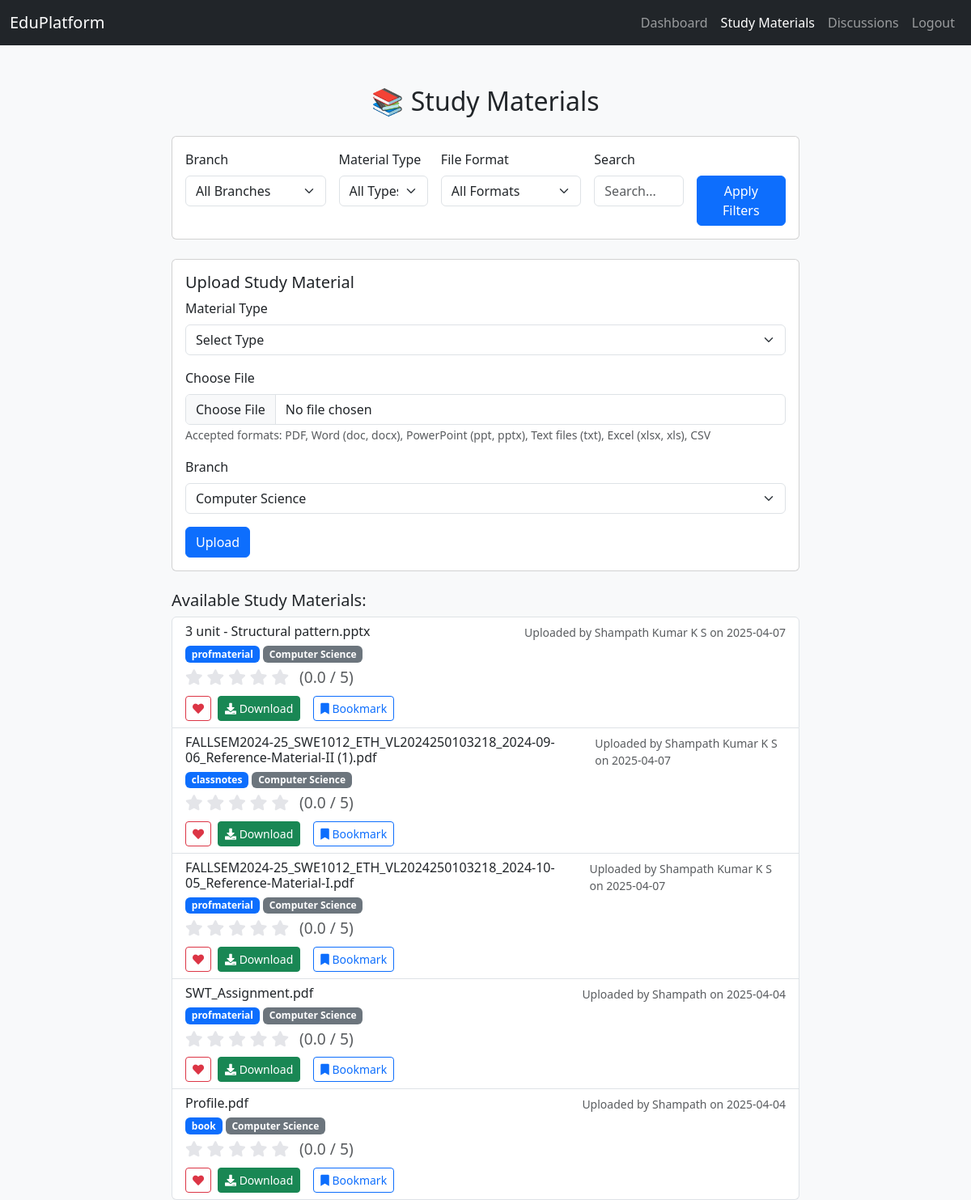
The page /study-material (signed in) on the database its author committed.
### models.py (models this page shows, shortened)
class StudyMaterial(db.Model):
    id = db.Column(db.Integer, primary_key=True)
    title = db.Column(db.String(200), nullable=False)
    filename = db.Column(db.String(200), nullable=False)
    material_type = db.Column(db.String(50), nullable=False)
    branch = db.Column(db.String(50), nullable=False, default='General')  # Add this line
    upload_date = db.Column(db.DateTime, default=datetime.utcnow, nullable=False)
    user_id = db.Column(db.Integer, db.ForeignKey('user.id'), nullable=False)

class User(db.Model, UserMixin):
    id = db.Column(db.Integer, primary_key=True)
    username = db.Column(db.String(150), unique=True, nullable=False)
    email = db.Column(db.String(150), unique=True, nullable=False)
    password = db.Column(db.String(200), nullable=False)
    branch = db.Column(db.String(50), nullable=False)
    points = db.Column(db.Integer, default=0)
    join_date = db.Column(db.DateTime, default=datetime.utcnow)
    study_materials = db.relationship('StudyMaterial', backref='uploader', lazy=True, cascade="all, delete")
    discussions = db.relationship('Discussion', backref='author', lazy=True, cascade="all, delete")
    bookmarks = db.relationship('Bookmark', backref='user', lazy=True, cascade="all, delete")
    question_papers = db.relationship('QuestionPaper', backref='uploader', lazy=True, cascade="all, delete")
    answer_keys = db.relationship('AnswerKey', backref='uploader', lazy=True, cascade="all, delete")
    badges = db.relationship('Badge', secondary='user_badges', backref='users')

### flask_app.py (the view)
@app.route('/study-material')
@login_required
def study_material():
    branch_filter = request.args.get('branch', '')
    search_query = request.args.get('search', '')
    material_type_filter = request.args.get('material_type', '')
    format_filter = request.args.get('format', '')
    query = StudyMaterial.query
    if branch_filter:
        query = query.filter(StudyMaterial.branch == branch_filter)
    if material_type_filter:
        query = query.filter(StudyMaterial.material_type == material_type_filter)
    if format_filter:
        query = query.filter(StudyMaterial.filename.like(f'%.{format_filter}'))
    if search_query:
        query = query.filter(StudyMaterial.title.ilike(f'%{search_query}%'))
    materials = query.order_by(StudyMaterial.upload_date.desc()).all()
    return render_template('study-material.html',
                         materials=materials,
                         branches=BRANCHES,
                         current_branch=branch_filter,
                         current_type=material_type_filter,
                         current_format=format_filter,
                         search_query=search_query)

### flask_app.py (called while the page is built)
@login_manager.user_loader
def load_user(user_id):
    return User.query.get(int(user_id))

### templates/study-material.html (shortened to what this page needs)
<!DOCTYPE html>
<html lang="en">
<head>
    <link href="https://cdn.jsdelivr.net/npm/bootstrap@5.3.0/dist/css/bootstrap.min.css" rel="stylesheet">
    <link rel="stylesheet" href="https://cdnjs.cloudflare.com/ajax/libs/font-awesome/5.15.4/css/all.min.css">
</head>
<body>
<nav class="navbar navbar-expand-lg navbar-dark bg-dark">
    <div class="container-fluid">
        <a class="navbar-brand" href="{{ url_for('dashboard') }}">EduPlatform</a>
        <div class="collapse navbar-collapse" id="navbarNav">
            <ul class="navbar-nav ms-auto">
                <li class="nav-item"><a class="nav-link" href="{{ url_for('dashboard') }}">Dashboard</a></li>
                <li class="nav-item"><a class="nav-link active" href="{{ url_for('study_material') }}">Study Materials</a></li>
                <li class="nav-item"><a class="nav-link" href="{{ url_for('discussions') }}">Discussions</a></li>
                <li class="nav-item"><a class="nav-link" href="{{ url_for('logout') }}">Logout</a></li>
            </ul>
        </div>
    </div>
</nav>
<div class="container">
    <h2 class="text-center mb-4">📚 Study Materials</h2>
    <div class="card mb-4">
        <div class="card-body">
            <form method="GET" class="row g-3">
                <div class="col-md-3">
                    <label class="form-label">Branch</label>
                    <select name="branch" class="form-select">
                        <option value="">All Branches</option>
                    </select>
                </div>
                <div class="col-md-2">
                    <label class="form-label">Material Type</label>
                    <select name="material_type" class="form-select">
                        <option value="">All Types</option>
                    </select>
                </div>
                <div class="col-md-3">
                    <label class="form-label">File Format</label>
                    <select name="format" class="form-select">
                        <option value="">All Formats</option>
                    </select>
                </div>
                <div class="col-md-2">
                    <label class="form-label">Search</label>
                    <input type="text" name="search" class="form-control" value="{{ search_query }}" placeholder="Search...">
                </div>
                <div class="col-md-2">
                    <label class="form-label">&nbsp;</label>
                    <button type="submit" class="btn btn-primary w-100">Apply Filters</button>
                </div>
            </form>
        </div>
    </div>
    <div class="card mb-4">
        <div class="card-body">
            <h5 class="card-title">Upload Study Material</h5>
            <form action="{{ url_for('upload_file') }}" method="POST" enctype="multipart/form-data">
                <div class="mb-3">
                    <label class="form-label">Material Type</label>
                    <select class="form-select" name="material_type" required>
                        <option value="">Select Type</option>
                    </select>
                </div>
                <div class="mb-3">
                    <label class="form-label">Choose File</label>
                    <input type="file" class="form-control" name="file"
                        accept=".pdf,.doc,.docx,.ppt,.pptx,.txt,.csv,.xlsx,.xls" required>
                    <small class="text-muted">
                        Accepted formats: PDF, Word (doc, docx), PowerPoint (ppt, pptx),
                        Text files (txt), Excel (xlsx, xls), CSV
                    </small>
                </div>
                <div class="mb-3">
                    <label class="form-label">Branch</label>
                    <select name="branch" class="form-select" required>
                        {% for branch in branches %}
                        <option value="{{ branch }}">{{ branch }}</option>
                        {% endfor %}
                    </select>
                </div>
                <button type="submit" class="btn btn-primary">Upload</button>
            </form>
        </div>
    </div>
    <h5>Available Study Materials:</h5>
    <ul class="list-group" id="materialsList">
        {% for material in materials %}
            <li class="list-group-item">
                <div class="d-flex justify-content-between align-items-start">
                    <div class="flex-grow-1">
                        <h6 class="mb-1">{{ material.title }}</h6>
                        <p class="mb-1">
                            <span class="badge bg-primary">{{ material.material_type }}</span>
                            <span class="badge bg-secondary">{{ material.branch }}</span>
                        </p>
                        <div class="rating mb-2">
                            {% set avg_rating = material.average_rating|default(0)|float|round(1) %}
                            <div class="stars" data-material-id="{{ material.id }}">
                                {% for i in range(5) %}
                                <i class="fas fa-star {{ 'checked' if i < avg_rating else '' }}"
                                   onclick="rateStudyMaterial('{{ material.id }}', '{{ i + 1 }}')"
                                   data-value="{{ i + 1 }}"></i>
                                {% endfor %}
                                <span class="ms-2 text-muted">({{ avg_rating }} / 5)</span>
                            </div>
                        </div>
                        <div class="d-flex align-items-center gap-2">
                            <button class="btn btn-sm {{ 'btn-danger' if material in current_user.liked_materials else 'btn-outline-danger' }}"
                                    onclick="toggleLike('{{ material.id }}')">
                                <i class="fas fa-heart"></i>
                            </button>
                            <a href="{{ url_for('download_file', filename=material.filename) }}" class="btn btn-success btn-sm">
                                <i class="fas fa-download"></i> Download
                            </a>
                            <button class="btn btn-sm btn-outline-primary ms-2"
                                data-bs-toggle="modal"
                                data-bs-target="#bookmarkModal"
                                data-content-id="{{ material.id }}"
                                data-content-type="study_material">
                            <i class="fas fa-bookmark"></i> Bookmark
                            </button>
                        </div>
                    </div>
                    <small class="text-muted">
                        Uploaded by {{ material.uploader.username }} on {{ material.upload_date.strftime('%Y-%m-%d') }}
                    </small>
                </div>
            </li>
        {% else %}
            <li class="list-group-item text-center text-muted">
                No study materials found.
            </li>
        {% endfor %}
    </ul>
</div>
</body>
</html>

### templates/study-material.html (style rules this page uses)
body { background: #f8f9fa; }
.container { max-width: 800px; margin-top: 50px; }
.rating { color: #ffc107; font-size: 1.2em; }
.rating .fa-star { cursor: pointer; }
.rating .fa-star:not(.checked) { color: #e4e5e9; }

### rows shown on the page
StudyMaterial: title "3 unit - Structural pattern.pptx", material_type "profmaterial", branch "Computer Science", {{ i + 1 }} 1 (drawn), {{ i + 1 }} 2 (drawn), {{ i + 1 }} 3 (drawn), {{ i + 1 }} 4 (drawn), {{ material.id }} 5 (drawn), avg_rating "0.0", uploader.username "Shampath Kumar K S", upload_date "2025-04-07"
StudyMaterial: title "FALLSEM2024-25_SWE1012_ETH_VL2024250103218_2024-09-06_Reference-Material-II (1).pdf", material_type "classnotes", branch "Computer Science", {{ i + 1 }} 1 (drawn), {{ i + 1 }} 2 (drawn), {{ i + 1 }} 3 (drawn), {{ material.id }} 4 (drawn), {{ i + 1 }} 5 (drawn), avg_rating "0.0", uploader.username "Shampath Kumar K S", upload_date "2025-04-07"
StudyMaterial: title "FALLSEM2024-25_SWE1012_ETH_VL2024250103218_2024-10-05_Reference-Material-I.pdf", material_type "profmaterial", branch "Computer Science", {{ i + 1 }} 1 (drawn), {{ i + 1 }} 2 (drawn), {{ material.id }} 3 (drawn), {{ i + 1 }} 4 (drawn), {{ i + 1 }} 5 (drawn), avg_rating "0.0", uploader.username "Shampath Kumar K S", upload_date "2025-04-07"
StudyMaterial: title "SWT_Assignment.pdf", material_type "profmaterial", branch "Computer Science", {{ i + 1 }} 1 (drawn), {{ material.id }} 2 (drawn), {{ i + 1 }} 3 (drawn), {{ i + 1 }} 4 (drawn), {{ i + 1 }} 5 (drawn), avg_rating "0.0", uploader.username "Shampath", upload_date "2025-04-04"
StudyMaterial: title "Profile.pdf", material_type "book", branch "Computer Science", {{ material.id }} 1 (drawn), {{ i + 1 }} 2 (drawn), {{ i + 1 }} 3 (drawn), {{ i + 1 }} 4 (drawn), {{ i + 1 }} 5 (drawn), avg_rating "0.0", uploader.username "Shampath", upload_date "2025-04-04"

### other values the page prints
form field branch "Computer Science"
